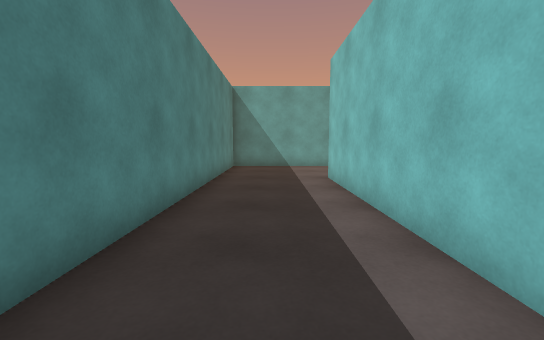
View 1 (above)

24 first-person views from a walk through a scene from a Unity 3-D project. The camera is 1.2 m above the floor, tilts 6° down and sees 90° across. The floor is counted in squares, 1 m on a side. Each view is taken from the middle of a square. On the plan, view 1 faces up. The plan holds only what a view shows up to about 13 squares ahead; the rest is blank. The place goes on beyond the plan. The player is left out.

View 2
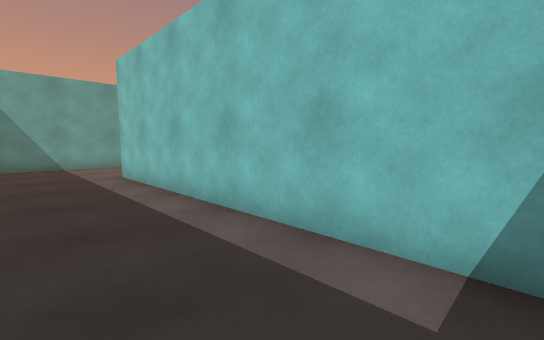

View 3
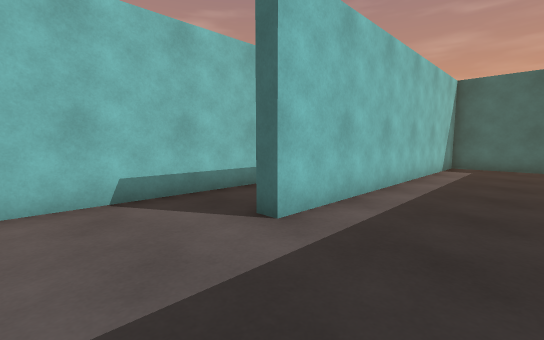

View 4
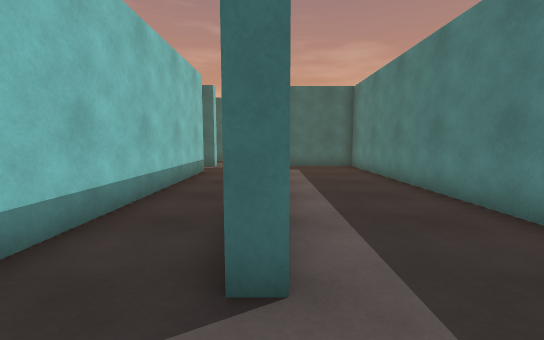

View 5
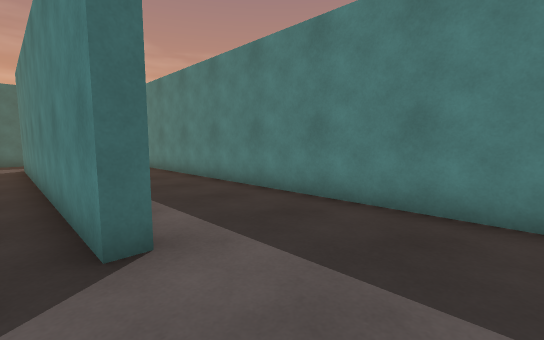

View 6
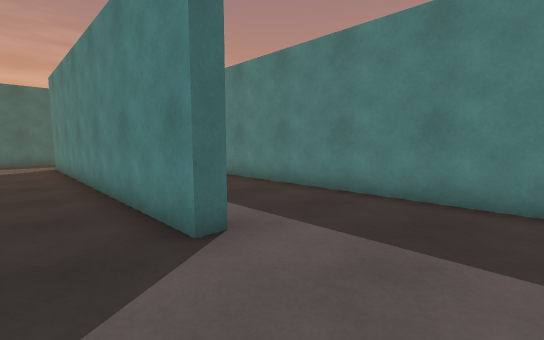

View 7
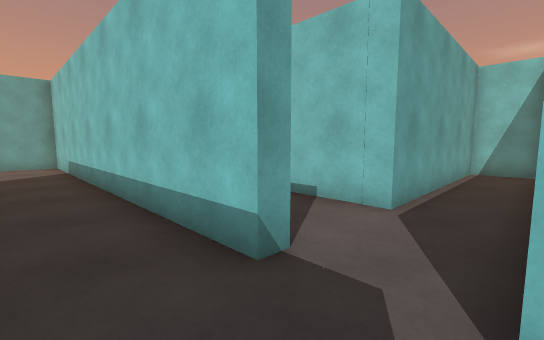

View 8
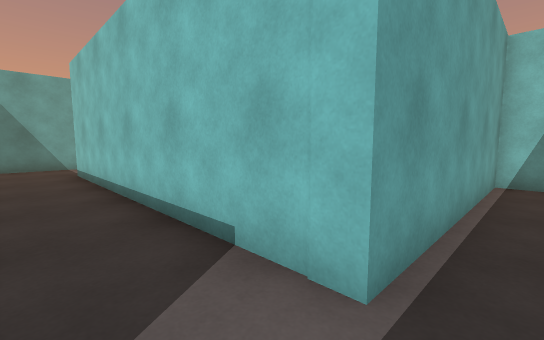

View 9
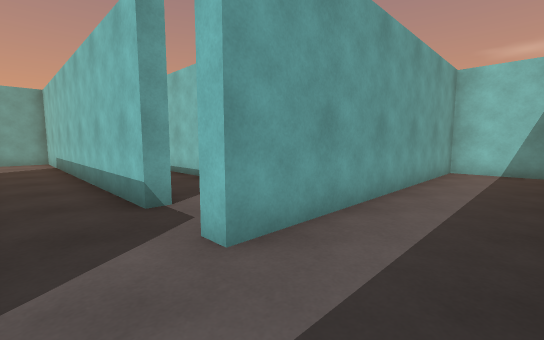

View 10
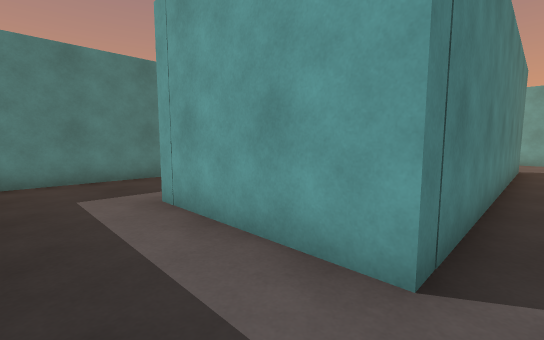

View 11
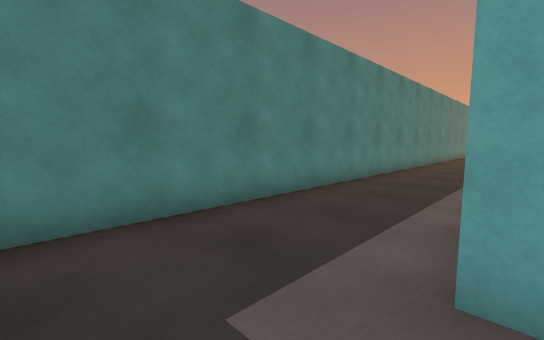

View 12
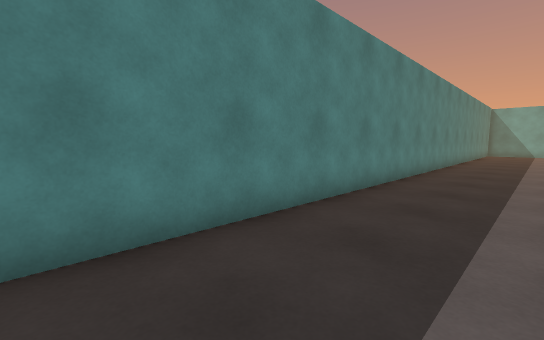

View 13
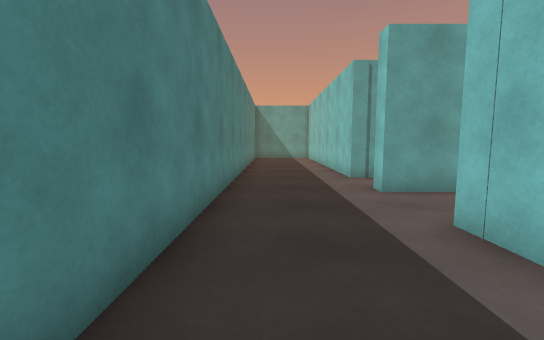

View 14
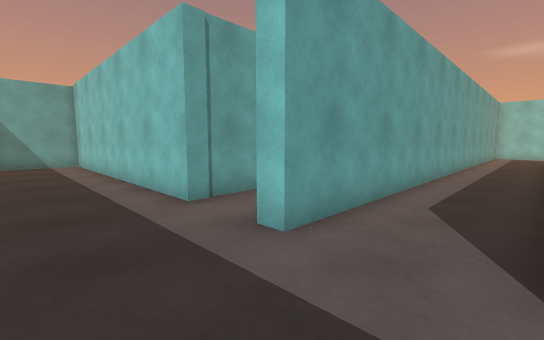

View 15
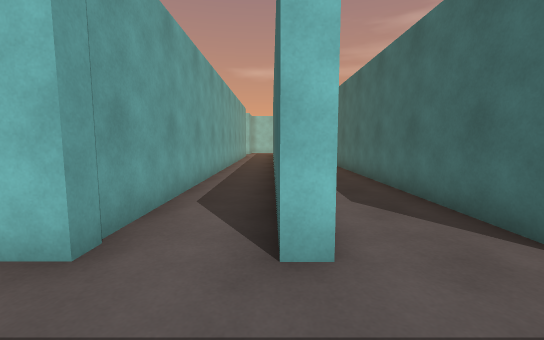

View 16
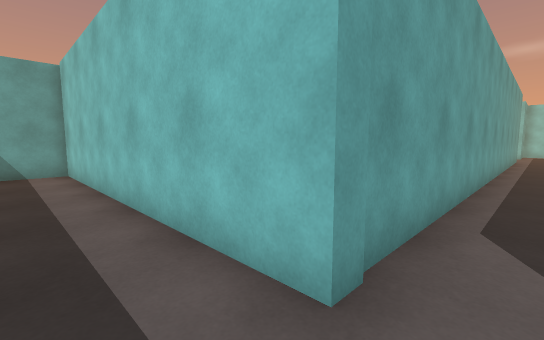

View 17
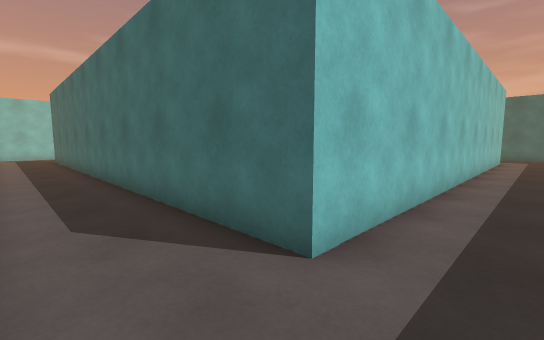

View 18
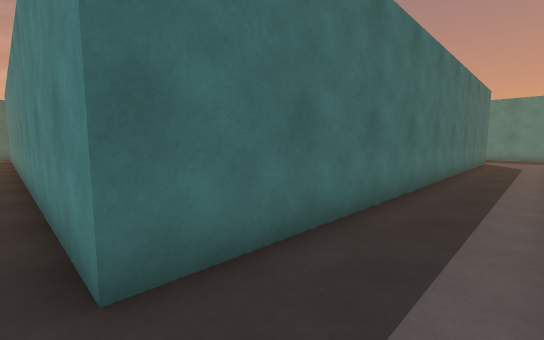

View 19
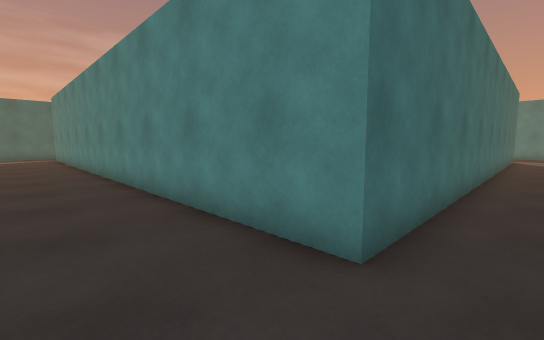

View 20
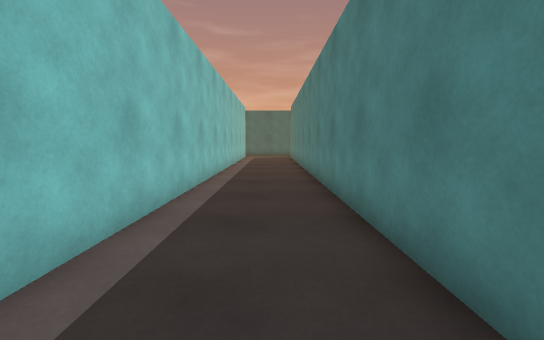

View 21
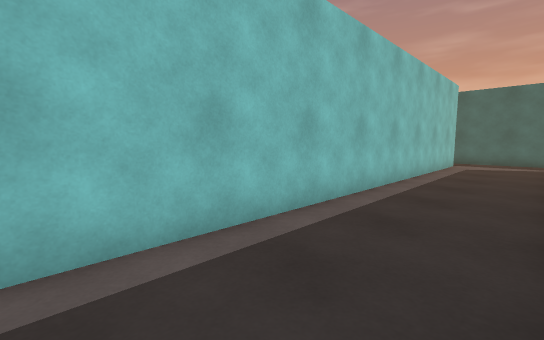

View 22
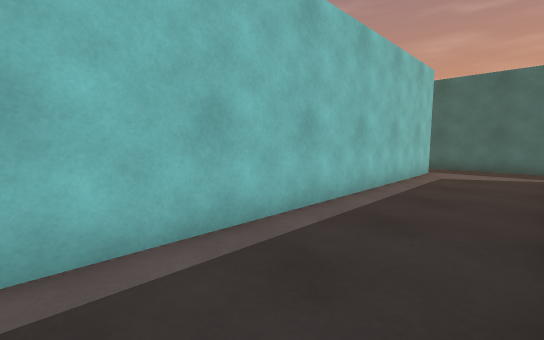

View 23
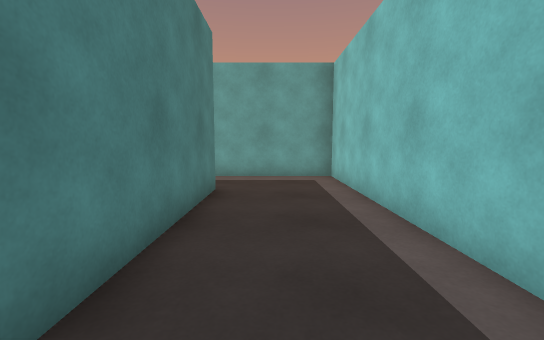

View 24
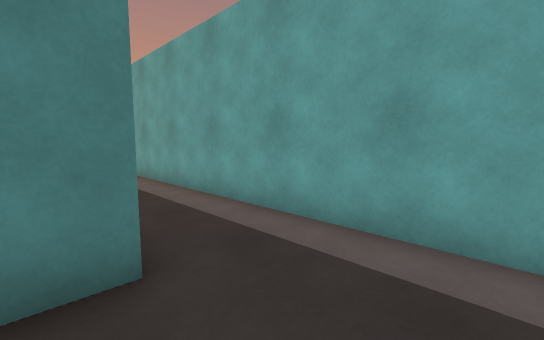

### Floor plan
Ten units are one square. View 1 is at (0, 0); x grows to the right and y downward. Boxes are objects, and circles mark ways between rooms. Rooms are numbered by the first view taken in them; rooms with no view inside come last. Other rooms are left out.
<svg viewBox="-67 -270 267 360">
<path fill="none" stroke="#000" d="M48 2 48 -133 -11 -133M-19 -131 -19 20M-11 22 19 22 19 -90 24 -90 24 27M48 25 48 20M54 2 48 2M48 20 52 20M74 -133 59 -133M151 19 151 2 79 2 79 -105M-24 9 -24 -138 156 -138 156 14M24 27 -25 27M21 56 41 56M-62 -228 -62 51M134 -191 -24 -191 -24 -265M151 51 151 25 48 25M160 85 195 85M191 66 191 -164 -24 -164 -24 -169 19 -169"/>
<circle cx="50" cy="10" r="3" fill="#2a7"/>
<circle cx="35" cy="20" r="3" fill="#2a7"/>
<text x="10" y="-60">1</text>
<text x="70" y="-40">2</text>
<text x="-30" y="-60">3</text>
</svg>
Room 1 opens to room 2. Room 1 opens to room 3.

Where each view was taken, in squares from view 1:
view 1: 0 up, 0 right, facing up
view 2: 1 down, 1 left, facing up-right
view 3: 12 up, 1 left, facing down-right
view 4: 11 up, 2 right, facing down
view 5: 12 up, 3 right, facing down-left
view 6: 12 up, 4 right, facing down-left
view 7: 2 down, 3 right, facing up-right
view 8: 1 down, 6 right, facing up-right
view 9: 5 down, 3 right, facing up-right
view 10: 5 down, 3 right, facing up-left
view 11: 5 down, 2 left, facing up-left
view 12: 2 up, 3 left, facing up-left
view 13: 10 up, 5 left, facing up
view 14: 14 up, 5 left, facing up-right
view 15: 17 up, 5 left, facing right
view 16: 18 up, 4 left, facing up-right
view 17: 16 up, 4 left, facing down-right
view 18: 16 up, 16 right, facing down-left
view 19: 15 up, 18 right, facing down-left
view 20: 15 up, 17 right, facing down
view 21: 9 up, 16 right, facing down-right
view 22: 5 up, 16 right, facing down-right
view 23: 7 up, 17 right, facing up
view 24: 13 up, 18 right, facing up-left
